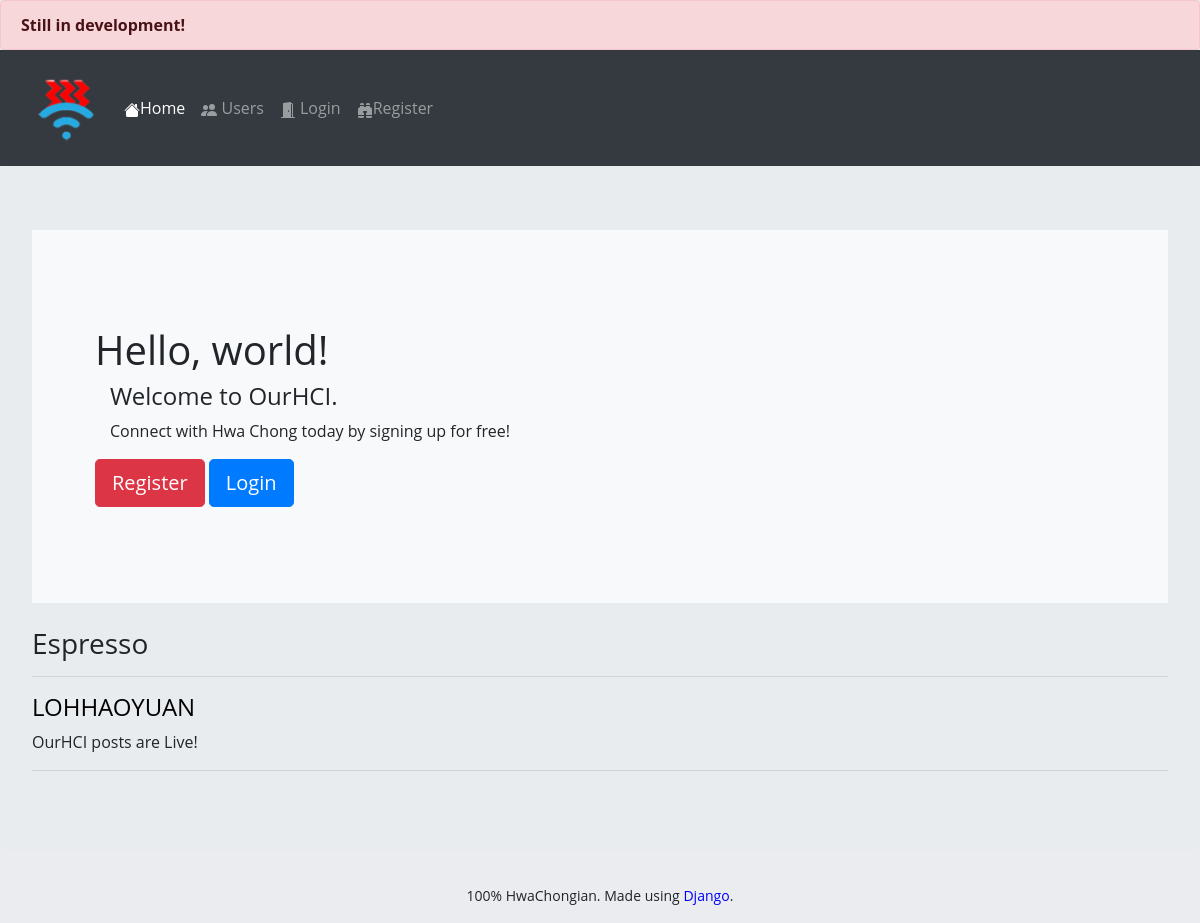
/, run on an earlier commit of the app's database.
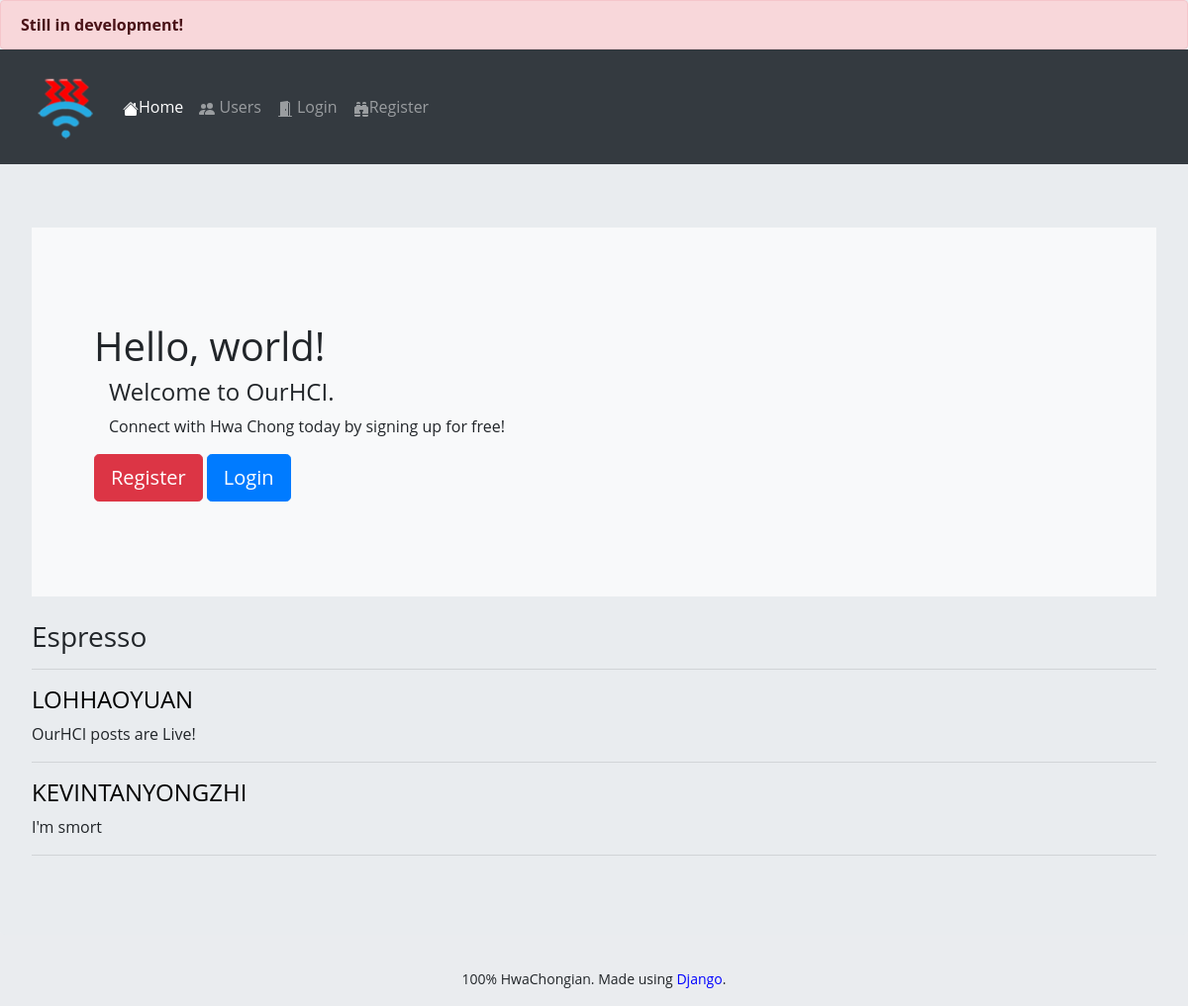
And on a later commit of the database.
### ourapp/models.py (models this page shows)
class Post(models.Model):
    user = models.ForeignKey(User, on_delete=models.CASCADE)
    content = models.TextField(null=False)
    image = models.ImageField(upload_to="uploads/images", blank=True)

class User(AbstractUser):
    hciclass = models.CharField(max_length=3, null=False, blank=False)
    consortium = models.CharField(max_length=8, null=True, blank=True)
    bio = models.TextField(max_length=500, null=True, blank=True)
    reputation = models.IntegerField(null=False, blank=False, default=100)
    email = models.EmailField(null=False, max_length=26, blank=False)

### ourapp/views.py (the view)
# urls.py: path("", views.index, name="index"),
def index(request):
    user = request.user
    developer = user.groups.filter(name='Developer').exists()
    feed = Post.objects.all()
    return render(request, "ourapp/index.html", {
        "developer": developer,
        "feed":feed
    })

### ourapp/templates/ourapp/index.html (shortened to what this page needs)
{% extends "ourapp/layout.html" %}
{% block body %}
    <div class="jumbotron">
        {% if user.is_authenticated%}
        <div class="p-5 mb-4 bg-light rounded-3">
            <div class="container-fluid py-5">
            <h1 class="display-5 fw-bold">Hello, <strong>{{user}}</strong>!</h1>
            <h4 class="col-md-8 fs-4">Welcome back to OurHCI.</h4>
                <p class="col-md-8 fs-4">
                    "If you are on social media, and you are not learning, not laughing,
                    not being inspired or not networking,
                    then you are using it wrong." ― Germany Kent
                     </p>
            </div>
        </div>
        {% else %}
        <div class="p-5 mb-4 bg-light rounded-3">
            <div class="container-fluid py-5">
            <h1 class="display-5 fw-bold">Hello, world!</h1>
            <h4 class="col-md-8 fs-4">Welcome to OurHCI.</h4>
            <p class="col-md-8 fs-4">Connect with Hwa Chong today by signing up for free!</p>
            <a class="btn btn-danger btn-lg" href="{%url 'register' %}" role="button">Register</a>
            <a class="btn btn-primary btn-lg" href="{%url 'login' %}" role="button">Login</a>
            </div>
        </div>
        {%endif%}
        <h3>Espresso</h3>
        <hr>
        {%for post in feed%}
            <a class="userlink" href="{% url 'profile' post.user %}"><h4>{{post.user}}</h4></a>
            <p>{{post.content}}</p>
            <hr>
        {% endfor %}
    </div>
{% endblock %}

### ourapp/templates/ourapp/layout.html (shortened to what this page needs)
{% load static %}
<!DOCTYPE html>
<html lang="en">
    <head>
        <link href="/static/ourapp/styles.css" rel="stylesheet">
        <link rel="stylesheet" href="https://cdn.jsdelivr.net/npm/bootstrap@4.6.1/dist/css/bootstrap.min.css">
    </head>
    <body id="body" >
      <div style="
      margin-bottom: 0px;
  " class="alert alert-danger" role="alert">
        <a class="stretched-link alert-link" href="admin" role="button">Still in development!</a>
      </div>
        <nav class="navbar navbar-expand-lg navbar-dark bg-dark" >
            <img width="100" height="100" class="d-inline-block align-top" id="ourhcilogo"  src="{%static 'ourapp/ourhci-logo.png' %}">
            <div class="collapse navbar-collapse" id="navbarSupportedContent">
              <ul class="navbar-nav mr-auto">
                <li class="nav-item active">
                  <a class="nav-link" href="{% url 'index'%}">Home </a>
                </li>
                <li class="nav-item">
                  <a class="nav-link" href="{% url 'users' %}"> Users</a>
                </li>
                {% if user.is_authenticated%}
                  <li class="nav-item">
                    <a class="nav-link" href="{% url 'profile' user%}"><svg xmlns="http://www.w3.org/2000/svg" width="16" height="16" fill="currentColor" class="bi bi-person-circle" viewBox="0 0 16 16">
                      <path d="M11 6a3 3 0 1 1-6 0 3 3 0 0 1 6 0z"/>
                      <path fill-rule="evenodd" d="M0 8a8 8 0 1 1 16 0A8 8 0 0 1 0 8zm8-7a7 7 0 0 0-5.468 11.37C3.242 11.226 4.805 10 8 10s4.757 1.225 5.468 2.37A7 7 0 0 0 8 1z"/>
                    </svg>
                    </svg> {{user}}</a>
                  </li>
                  <li class="nav-item">
                    <a class="nav-link" href="{% url 'logout' %}"><svg xmlns="http://www.w3.org/2000/svg" width="16" height="16" fill="currentColor" class="bi bi-door-closed-fill" viewBox="0 0 16 16">
                      <path d="M12 1a1 1 0 0 1 1 1v13h1.5a.5.5 0 0 1 0 1h-13a.5.5 0 0 1 0-1H3V2a1 1 0 0 1 1-1h8zm-2 9a1 1 0 1 0 0-2 1 1 0 0 0 0 2z"/>
                    </svg> Logout</a>
                  </li>
                {%else%}
                  <li class="nav-item">
                    <a class="nav-link" href="{% url 'login' %}"> Login</a>
                  </li>
                  <li class="nav-item">
                    <a class="nav-link" href="{% url 'register' %}"> Register</a>
                  </li>
                {%endif%}
              </ul>
            </div>
          </nav>
        {% block body %}
        {% endblock %}
        <div class="footer">
          <p><small>100% HwaChongian. Made using <a href="https://djangoproject.com">Django</a>.   </small></p>
        </div>
    </body>
</html>

### ourapp/static/ourapp/styles.css (style rules this page uses)
body { font-family: 'Open Sans', sans-serif; background-color: #EAECEF }
.userlink { color:black; }
.footer { text-align:center; padding:-10px; }
a { color:black; }

### ourapp/templates/ourapp/layout.html (style rules this page uses)
body { font-family: 'Open Sans', sans-serif; background-color: #EAECEF }
.userlink { color:black; }
.footer { text-align:center; padding:-10px; }
a { color:blue; }

What changed in the data, as far as the page shows it:
added Post: user "KEVINTANYONGZHI", content "I'm smort"
